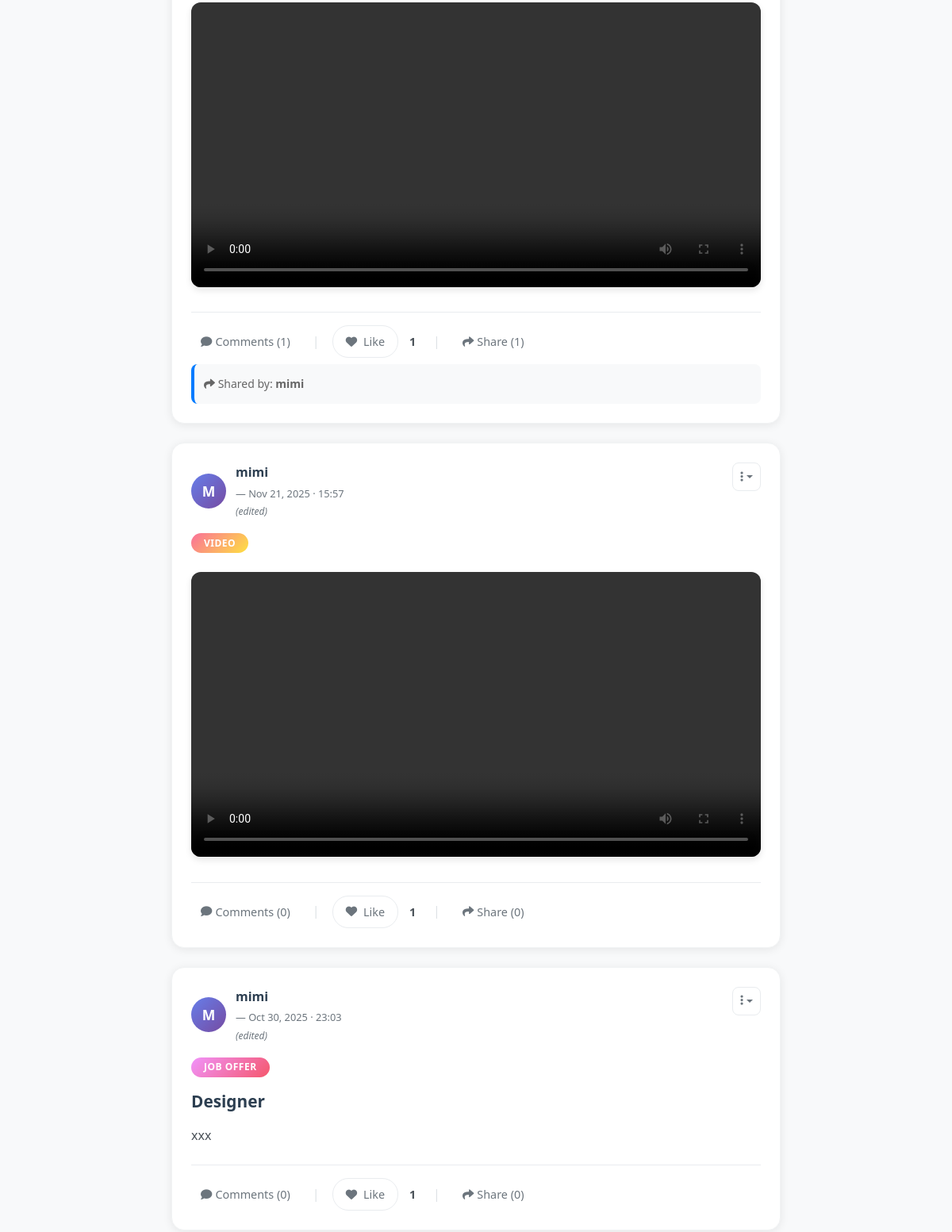
Page /posts/ (signed in, middle part) on the earlier database version.
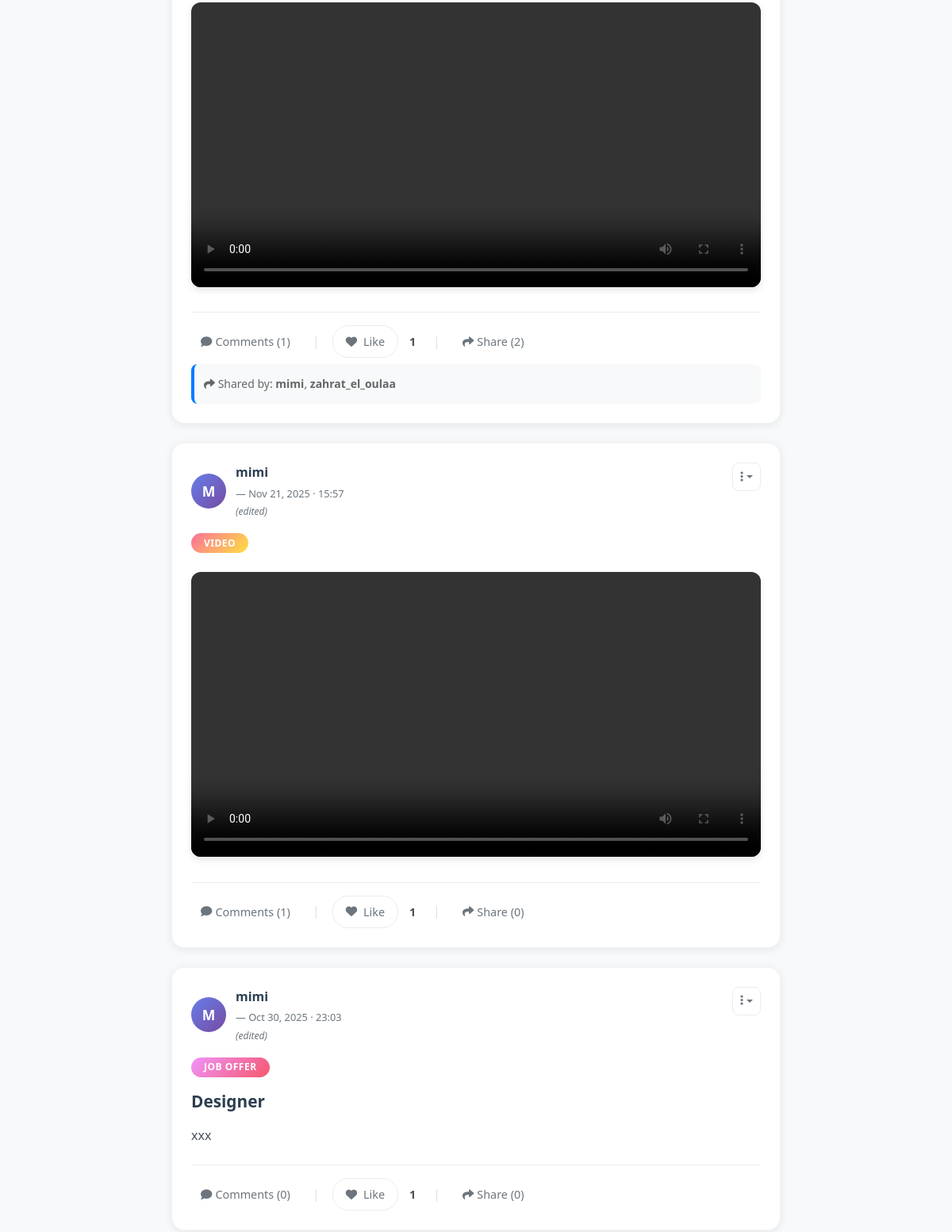
Same page on the later database version.
### posts/models.py (models this page shows, shortened)
class Post(models.Model):
    POST_TYPES = [
        ('text', 'Text'),
        ('image', 'Image'),
        ('video', 'Video'),
        ('job', 'Job Offer'),
    ]
    author = models.ForeignKey(User, on_delete=models.CASCADE, related_name='posts')
    type = models.CharField(max_length=10, choices=POST_TYPES)
    title = models.CharField(max_length=200, blank=True, null=True)
    content = models.TextField(blank=True, null=True)
    image = models.ImageField(upload_to='posts/images/', blank=True, null=True)
    video = models.FileField(upload_to='posts/videos/', blank=True, null=True)
    created_at = models.DateTimeField(auto_now_add=True)
    shared_post = models.ForeignKey('self', on_delete=models.CASCADE, null=True, blank=True, related_name='shares')

class Share(models.Model):
    post = models.ForeignKey(Post, on_delete=models.CASCADE, related_name='post_shares')
    user = models.ForeignKey(User, on_delete=models.CASCADE, related_name='shares')
    caption = models.TextField(blank=True, null=True)
    created_at = models.DateTimeField(auto_now_add=True)
    class Meta:
        unique_together = ('post', 'user')  # 1 partage par user/post

### posts/views.py (the view)
# urls.py: path('', views.post_list, name='post_list'),
def post_list(request):
    posts = Post.objects.all().order_by('-created_at')
    posts = posts.select_related(
        'author',
        'author__userprofile',  # Si vous avez un profil utilisateur
        'job_details'  # Si vous avez des détails de job
    ).prefetch_related(
        'comments',
        'reactions',
        'post_shares'
    )
    from django.core.paginator import Paginator
    paginator = Paginator(posts, 10)  # 10 posts par page
    page_number = request.GET.get('page')
    page_obj = paginator.get_page(page_number)
    return render(request, 'posts/post_list.html', {
        'posts': page_obj,  # ICI : vous devez passer les posts au contexte !
        'page_obj': page_obj,
        'is_paginated': page_obj.has_other_pages(),
    })

### base/models.py (called while the page is built)
    @property
    def get_profile_picture(self):
        if self.profile_picture:
            return self.profile_picture.url
        if self.profile_picture_url:
            return self.profile_picture_url
        return f'https://ui-avatars.com/api/?name={self.user.username}&background=007bff&color=fff&size=150&bold=true'

### posts/templates/posts/post_list.html (shortened to what this page needs)
{% extends 'base.html' %}
{% load static %}
{% block content %}
<div class="posts-container">
    {% for post in posts %}
    <div class="post-card" data-post-type="{{ post.type }}" data-post-id="{{ post.id }}">
        <div class="post-header">
            <div class="post-author-info">
                <div class="author-avatar">
                    {% if post.author.profile.avatar %}
                        <img src="{{ post.author.profile.avatar.url }}" alt="{{ post.author.username }}">
                    {% else %}
                        <div class="default-avatar">{{ post.author.username|first|upper }}</div>
                    {% endif %}
                </div>
                <div class="post-author">
                    <strong>{{ post.author.username }}</strong>
                    <span class="post-date">— {{ post.created_at|date:"M d, Y · H:i" }}</span>
                    {% if post.updated_at != post.created_at %}
                    <span class="post-edited">(edited)</span>
                    {% endif %}
                </div>
            </div>
            <div class="post-actions-dropdown">
                <div class="dropdown">
                    <button class="dropdown-toggle" type="button" id="dropdownMenuButton-{{ post.id }}"
                            data-bs-toggle="dropdown" aria-expanded="false" aria-haspopup="true">
                        <i class="fas fa-ellipsis-v"></i>
                    </button>
                </div>
            </div>
        </div>
        <div class="post-type-badge">
            <span class="badge {{ post.type }}">{{ post.get_type_display }}</span>
        </div>
        {% if post.title %}
        <h4 class="post-title">{{ post.title }}</h4>
        {% endif %}
        <div class="post-content">
            <p>{{ post.content|linebreaksbr }}</p>
        </div>
        {% if post.video %}
        <div class="post-media">
            <video controls class="post-video">
                <source src="{{ post.video.url }}" type="video/mp4">
            </video>
        </div>
        {% endif %}
        <div class="post-actions">
            <a href="{% url 'posts:post_detail' post.id %}" class="action-link">
                <i class="fas fa-comment"></i> Comments ({{ post.comments.count }})
            </a>
            <span class="action-separator">|</span>
            <div class="reaction-section">
                <button class="reaction-btn like-btn" data-post-id="{{ post.id }}" data-reaction-type="like">
                    <i class="fas fa-heart"></i> Like
                </button>
                <span class="reaction-count" id="reaction-count-{{ post.id }}">{{ post.reactions.count }}</span>
            </div>
            <span class="action-separator">|</span>
            <a href="{% url 'posts:share_post' post.id %}" class="action-link">
                <i class="fas fa-share"></i> Share ({{ post.post_shares.count }})
            </a>
        </div>
        {% if post.post_shares.exists %}
        <div class="shares-section">
            <small style="color: #666;">
                <i class="fas fa-share"></i> Shared by:
                {% for share in post.post_shares.all|slice:":3" %}
                    <strong>{{ share.user.username }}</strong>{% if share.caption %} - "{{ share.caption }}"{% endif %}{% if not forloop.last %}, {% endif %}
                {% endfor %}
            </small>
        </div>
        {% endif %}
    </div>
    {% endfor %}
</div>
{% endblock %}

Differences in the rows shown:
computed for Post (number 1 of 3 on the later page): post_shares.count "1" → "2"
shown differently, row unchanged: Share "mimi": now shows ","
added Share: user.username "zahrat_el_oulaa", shown under Post (number 1 of 3 on the later page)
computed for Post "Nov 21, 2025 · 15:57": comments.count "0" → "1"
